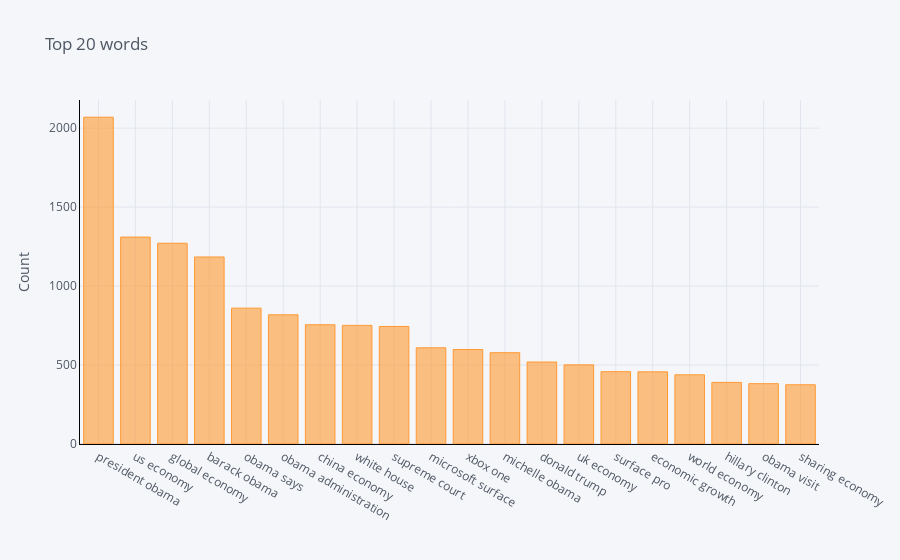

Notebook code for this chart:
### Markdown cell above
### Top 20 bigrams (Title) 

Provide more insights on the top 20 bigrams words used in title.

### Code cell
def get_top_n_words(text, n):
    
    vec = CountVectorizer(ngram_range=(2, 2))
    bag_of_words = vec.fit_transform(text)
    sum_words = bag_of_words.sum(axis=0) #Sum of words appearance throughout the rows
    words_freq = [(word, sum_words[0,idx]) for word, idx in vec.vocabulary_.items()]
    words_freq =sorted(words_freq, key = lambda x: x[1], reverse=True)
    return words_freq[:n]
common_words = get_top_n_words(clean_title, 20)
for word, freq in common_words:
    print(word, freq)
df5 = pd.DataFrame(common_words, columns = ['ReviewText' , 'count'])
df5 = df5.groupby('ReviewText').sum()['count'].sort_values(ascending=False)
df5.iplot(kind='bar', yTitle='Count', linecolor='black', title='Top 20 words')

### Figure 1 — Plotly figure (JSON) as saved in the notebook; plotly's stock layout.template omitted (floating-point values rounded to 4 significant figures)
{"data": [{"marker": {"color": "rgba(255, 153, 51, 0.6)", "line": {"color": "rgba(255, 153, 51, 1.0)", "width": 1}}, "name": "count", "orientation": "v", "text": "", "type": "bar", "x": ["president obama", "us economy", "global economy", "barack obama", "obama says", "obama administration", "china economy", "white house", "supreme court", "microsoft surface", "xbox one", "michelle obama", "donald trump", "uk economy", "surface pro", "economic growth", "world economy", "hillary clinton", "obama visit", "sharing economy"], "y": [2069, 1310, 1271, 1184, 860, 818, 755, 751, 744, 609, 598, 578, 519, 501, 458, 457, 438, 390, 382, 375]}], "layout": {"legend": {"bgcolor": "#F5F6F9", "font": {"color": "#4D5663"}}, "paper_bgcolor": "#F5F6F9", "plot_bgcolor": "#F5F6F9", "title": {"font": {"color": "#4D5663"}, "text": "Top 20 words"}, "xaxis": {"gridcolor": "#E1E5ED", "linecolor": "black", "showgrid": true, "tickfont": {"color": "#4D5663"}, "title": {"font": {"color": "#4D5663"}, "text": ""}, "zerolinecolor": "#E1E5ED"}, "yaxis": {"gridcolor": "#E1E5ED", "linecolor": "black", "showgrid": true, "tickfont": {"color": "#4D5663"}, "title": {"font": {"color": "#4D5663"}, "text": "Count"}, "zerolinecolor": "#E1E5ED"}}}
